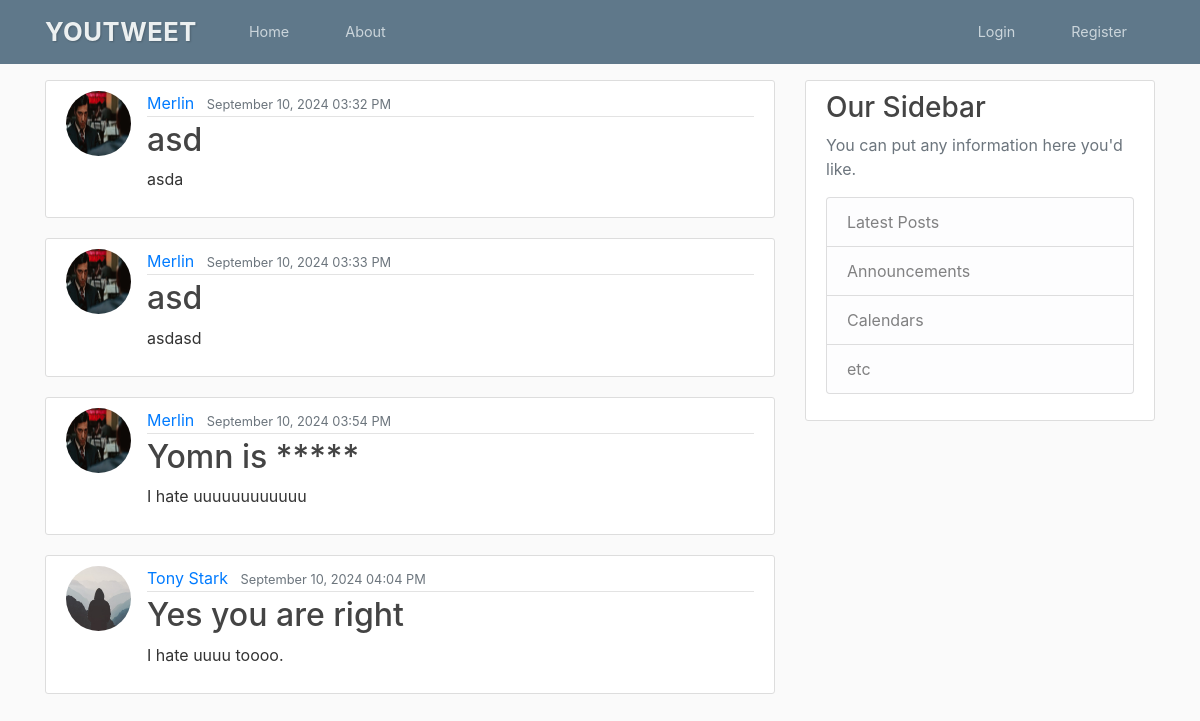
Page /home on the earlier database version.
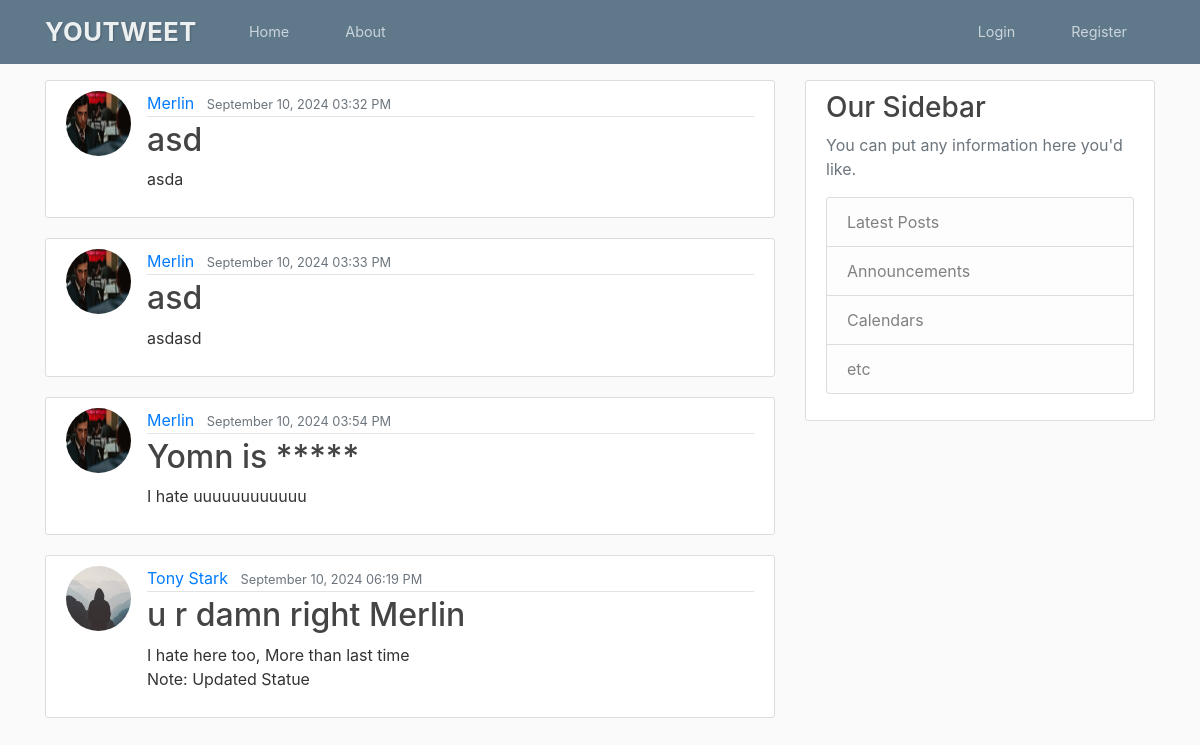
Same page on the later database version.
### youtweet/models.py (models this page shows, shortened)
class Post(db.Model):
    id = db.Column(db.Integer, primary_key=True)
    title = db.Column(db.String(100), nullable=False)
    date_posted = db.Column(db.DateTime, nullable=False, default=datetime.utcnow)
    content = db.Column(db.Text, nullable=False)
    user_id = db.Column(db.Integer, db.ForeignKey('user.id'), nullable=False)

class User(db.Model, UserMixin):
    id = db.Column(db.Integer, primary_key=True)
    username = db.Column(db.String(20), unique=True, nullable=False)
    email = db.Column(db.String(120), unique=True, nullable=False)
    image_file = db.Column(db.String(20), nullable=False, default='default.jpg')
    password = db.Column(db.String(60), nullable=False)
    posts = db.relationship('Post', backref='author', lazy=True)

### youtweet/routes.py (the view)
@app.route('/', methods=['GET', 'POST'])
@app.route('/home',  methods=['GET', 'POST'])
def home():
    posts = Post.query.all()
    return render_template('home.html', posts=posts)

### youtweet/templates/home.html
{% extends "layout.html" %}
{% block content %}
    {% for post in posts %}
        <article class="media content-section">
          <img class="rounded-circle article-img" src="{{ url_for('static', filename='profile_pics/' + post.author.image_file) }}">
          <div class="media-body">
            <div class="article-metadata">
              <a class="mr-2" href="#">{{ post.author.username }}</a>
              <small class="text-muted">{{ post.date_posted.strftime('%B %d, %Y %I:%M %p') }}</small>
            </div>
            <h2><a class="article-title" href="{{ url_for('post', post_id=post.id) }}">{{ post.title }}</a></h2>
            <p class="article-content">{{ post.content }}</p>
          </div>
        </article>
    {% endfor %}
{% endblock content %}

### youtweet/templates/layout.html (shortened to what this page needs)
<!DOCTYPE html>
<html>
<head>
    <link rel="stylesheet" href="https://maxcdn.bootstrapcdn.com/bootstrap/4.0.0/css/bootstrap.min.css">
    <link rel="stylesheet" type="text/css" href="{{ url_for('static', filename='main.css') }}">
</head>
<body>
    <header class="site-header">
      <nav class="navbar navbar-expand-md navbar-dark bg-steel fixed-top">
        <div class="container">
          <a class="navbar-brand mr-4" href="/">YouTweet</a>
          <div class="collapse navbar-collapse" id="navbarToggle">
            <div class="navbar-nav mr-auto">
              <a class="nav-item nav-link" href="{{ url_for('home') }}">Home</a>
              <a class="nav-item nav-link" href="{{ url_for('about') }}">About</a>
            </div>
            <div class="navbar-nav">
              {%if not current_user.is_authenticated %}
                <a class="nav-item nav-link" href="{{ url_for('login') }}">Login</a>
                <a class="nav-item nav-link" href="{{ url_for('register') }}">Register</a>
              {% else %}
                <a class="nav-item nav-link" href="{{ url_for('new_post') }}">New Post</a>
                <a class="nav-item nav-link" href="{{ url_for('account') }}">Account</a>
                <a class="nav-item nav-link" href="{{ url_for('logout') }}">Logout</a>
              {% endif %}
            </div>
          </div>
        </div>
      </nav>
    </header>
    <main role="main" class="container">
      <div class="row">
        <div class="col-md-8">
          {% block content %}{% endblock %}
        </div>
        <div class="col-md-4">
          <div class="content-section">
            <h3>Our Sidebar</h3>
            <p class='text-muted'>You can put any information here you'd like.
              <ul class="list-group">
                <li class="list-group-item list-group-item-light">Latest Posts</li>
                <li class="list-group-item list-group-item-light">Announcements</li>
                <li class="list-group-item list-group-item-light">Calendars</li>
                <li class="list-group-item list-group-item-light">etc</li>
              </ul>
            </p>
          </div>
        </div>
      </div>
    </main>
</body>
</html>

### youtweet/static/main.css (style rules this page uses)
.site-header { background: #34495e; padding: 0.5rem 1.5rem; box-shadow: 0 3px 6px rgba(0, 0, 0, 0.1); position: fixed; width: 100%; top: 0; left: 0; z-index: 1000; }
.site-header .navbar-brand { color: #ecf0f1; font-size: 1.6rem; font-weight: 700; text-transform: uppercase; letter-spacing: 0.5px; text-shadow: 1px 1px 2px rgba(0, 0, 0, 0.2); margin-right: auto; }
.site-header .navbar-nav { display: flex; align-items: center; }
.site-header .navbar-nav .nav-link { color: #bdc3c7; font-size: 0.9rem; margin: 0 1rem; padding: 8px 12px; transition: color 0.3s ease, background-color 0.3s ease; position: relative; text-decoration: none; border-radius: 4px; }
body { background: #fafafa; color: #333333; margin-top: 5rem; }
h1, h2, h3, h4, h5, h6 { color: #444444; }
.bg-steel { background-color: #5f788a; }
.site-header .navbar-nav .nav-link { color: #cbd5db; }
.content-section { background: #ffffff; padding: 10px 20px; border: 1px solid #dddddd; border-radius: 3px; margin-bottom: 20px; }
.article-title { color: #444444; }
.article-content { white-space: pre-line; }
.article-img { height: 65px; width: 65px; margin-right: 16px; }
.article-metadata { padding-bottom: 1px; margin-bottom: 4px; border-bottom: 1px solid #e3e3e3 }

Differences in the rows shown:
changed Post "Tony Stark": date_posted "September 10, 2024 04:04 PM" → "September 10, 2024 06:19 PM"; title "Yes you are right" → "u r damn right Merlin"; content "I hate uuuu toooo." → "I hate here too, More than last time Note: Updated Statue"
